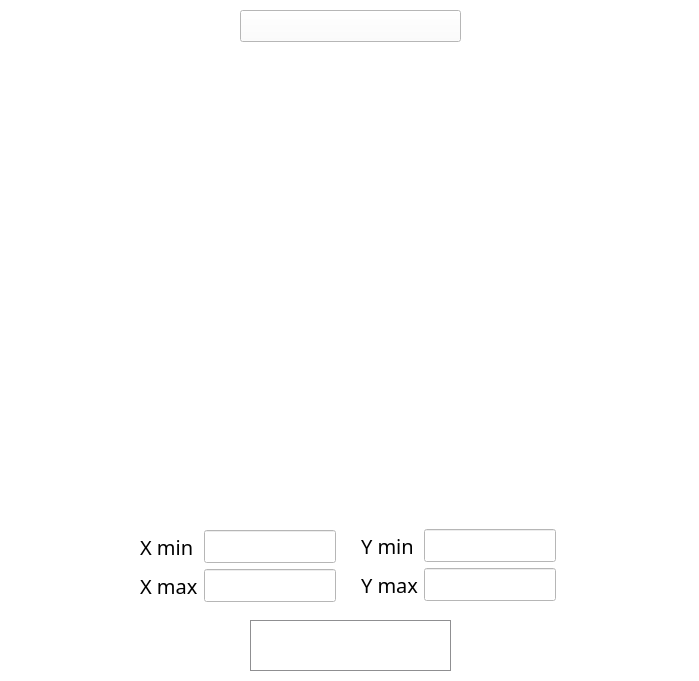
<?xml version="1.0" encoding="UTF-8"?>
<ui version="4.0">
 <class>Chart</class>
 <widget class="QDialog" name="Chart">
  <property name="geometry">
   <rect>
    <x>0</x>
    <y>0</y>
    <width>699</width>
    <height>681</height>
   </rect>
  </property>
  <property name="windowTitle">
   <string>Dialog</string>
  </property>
  <property name="styleSheet">
   <string notr="true">background-color: white</string>
  </property>
  <widget class="QCustomPlot" name="widget" native="true">
   <property name="geometry">
    <rect>
     <x>30</x>
     <y>60</y>
     <width>641</width>
     <height>441</height>
    </rect>
   </property>
   <property name="sizePolicy">
    <sizepolicy hsizetype="Fixed" vsizetype="Expanding">
     <horstretch>0</horstretch>
     <verstretch>0</verstretch>
    </sizepolicy>
   </property>
  </widget>
  <widget class="QPushButton" name="Draw">
   <property name="geometry">
    <rect>
     <x>250</x>
     <y>620</y>
     <width>201</width>
     <height>51</height>
    </rect>
   </property>
   <property name="font">
    <font>
     <family>Futura</family>
     <pointsize>16</pointsize>
    </font>
   </property>
   <property name="styleSheet">
    <string notr="true">QPushButton {
    color: white;
    border: 1px solid #8f8f91;
    background-color: qlineargradient(x1: 0, y1: 0, x2: 0, y2: 1,
                                      stop: 0 #3C614B);
    min-width: 80px;
}

QPushButton:pressed {
    color: white;
    background-color: qlineargradient(x1: 0, y1: 0, x2: 0, y2: 1,
                                      stop: 0 #dadbde, stop: 1 #3C614B);
}</string>
   </property>
   <property name="text">
    <string>Draw</string>
   </property>
  </widget>
  <widget class="QPushButton" name="func_name">
   <property name="geometry">
    <rect>
     <x>240</x>
     <y>10</y>
     <width>221</width>
     <height>32</height>
    </rect>
   </property>
   <property name="font">
    <font>
     <family>Futura</family>
     <pointsize>15</pointsize>
    </font>
   </property>
   <property name="styleSheet">
    <string notr="true">QPushButton {
    color: black;
    background-color: qlineargradient(x1: 0, y1: 0, x2: 0, y2: 1,
                                      stop: 0 #f6f7fa);
    min-width: 80px;
}</string>
   </property>
   <property name="text">
    <string/>
   </property>
  </widget>
  <widget class="QWidget" name="layoutWidget">
   <property name="geometry">
    <rect>
     <x>140</x>
     <y>530</y>
     <width>196</width>
     <height>72</height>
    </rect>
   </property>
   <layout class="QFormLayout" name="formLayout">
    <item row="0" column="0">
     <widget class="QLabel" name="label">
      <property name="font">
       <font>
        <family>Futura</family>
        <pointsize>15</pointsize>
       </font>
      </property>
      <property name="styleSheet">
       <string notr="true">color:black;</string>
      </property>
      <property name="text">
       <string>X min</string>
      </property>
     </widget>
    </item>
    <item row="0" column="1">
     <widget class="QLineEdit" name="xMin">
      <property name="font">
       <font>
        <family>Futura</family>
        <pointsize>15</pointsize>
       </font>
      </property>
      <property name="styleSheet">
       <string notr="true">background-color: white;
color: black;</string>
      </property>
     </widget>
    </item>
    <item row="1" column="0">
     <widget class="QLabel" name="label_2">
      <property name="font">
       <font>
        <family>Futura</family>
        <pointsize>15</pointsize>
       </font>
      </property>
      <property name="styleSheet">
       <string notr="true">color:black;</string>
      </property>
      <property name="text">
       <string>X max</string>
      </property>
     </widget>
    </item>
    <item row="1" column="1">
     <widget class="QLineEdit" name="xMax">
      <property name="font">
       <font>
        <family>Futura</family>
        <pointsize>15</pointsize>
       </font>
      </property>
      <property name="styleSheet">
       <string notr="true">background-color: white;
color: black;</string>
      </property>
     </widget>
    </item>
   </layout>
  </widget>
  <widget class="QWidget" name="layoutWidget">
   <property name="geometry">
    <rect>
     <x>361</x>
     <y>529</y>
     <width>195</width>
     <height>72</height>
    </rect>
   </property>
   <layout class="QFormLayout" name="formLayout_2">
    <item row="0" column="0">
     <widget class="QLabel" name="label_3">
      <property name="font">
       <font>
        <family>Futura</family>
        <pointsize>15</pointsize>
       </font>
      </property>
      <property name="styleSheet">
       <string notr="true">color:black;</string>
      </property>
      <property name="text">
       <string>Y min</string>
      </property>
     </widget>
    </item>
    <item row="0" column="1">
     <widget class="QLineEdit" name="yMin">
      <property name="font">
       <font>
        <family>Futura</family>
        <pointsize>15</pointsize>
       </font>
      </property>
      <property name="styleSheet">
       <string notr="true">background-color: white;
color: black;</string>
      </property>
     </widget>
    </item>
    <item row="1" column="0">
     <widget class="QLabel" name="label_4">
      <property name="font">
       <font>
        <family>Futura</family>
        <pointsize>15</pointsize>
       </font>
      </property>
      <property name="styleSheet">
       <string notr="true">color:black;</string>
      </property>
      <property name="text">
       <string>Y max</string>
      </property>
     </widget>
    </item>
    <item row="1" column="1">
     <widget class="QLineEdit" name="yMax">
      <property name="font">
       <font>
        <family>Futura</family>
        <pointsize>15</pointsize>
       </font>
      </property>
      <property name="styleSheet">
       <string notr="true">background-color: white;
color: black;</string>
      </property>
     </widget>
    </item>
   </layout>
  </widget>
 </widget>
 <customwidgets>
  <customwidget>
   <class>QCustomPlot</class>
   <extends>QWidget</extends>
   <header>qcustomplot.h</header>
   <container>1</container>
  </customwidget>
 </customwidgets>
 <resources/>
 <connections/>
</ui>
